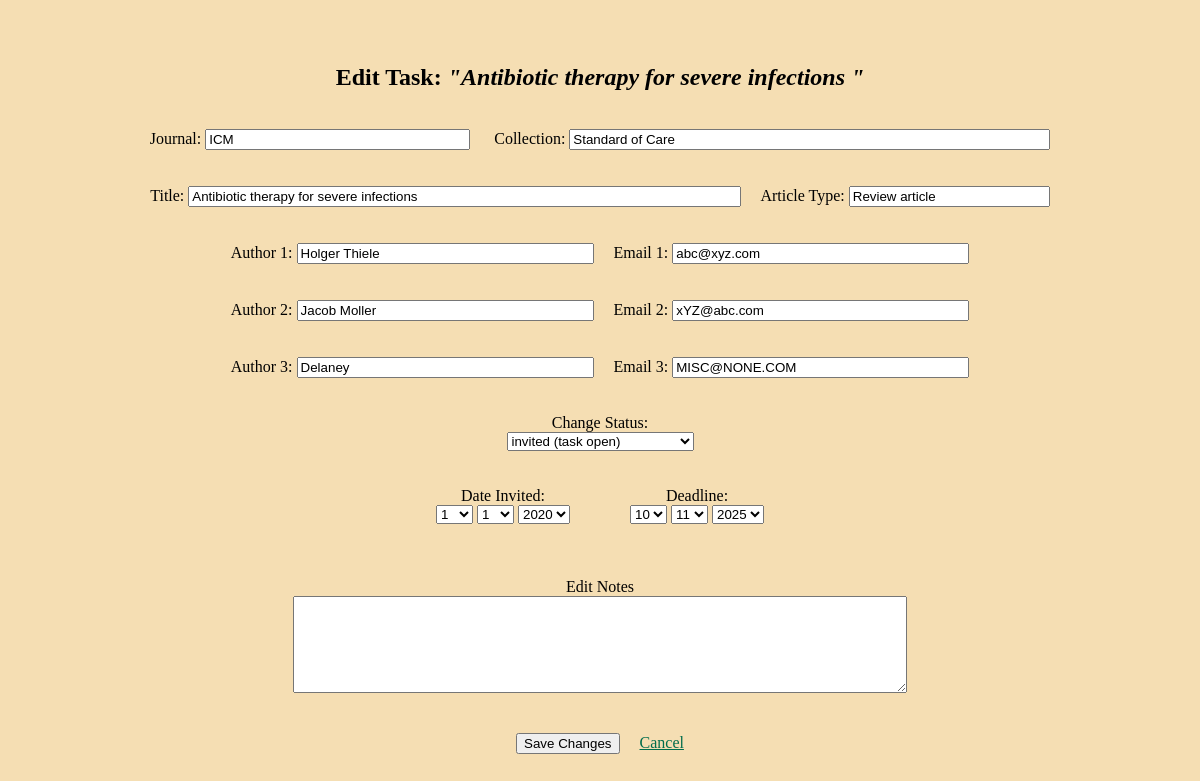
/edit-task/1, run on the app's committed database.
### app.py (models this page shows, shortened)
class Task(db.Model):
    id = db.Column(db.Integer, primary_key=True)
    journal = db.Column(db.String(100), nullable=False)
    collection = db.Column(db.String(50))
    type = db.Column(db.String(50))
    title = db.Column(db.String(120))
    deadline = db.Column(db.Date)
    author1 = db.Column(db.String(30))
    email1 = db.Column(db.String(30))
    author2 = db.Column(db.String(30))
    email2 = db.Column(db.String(30))
    author3 = db.Column(db.String(30))
    email3 = db.Column(db.String(30))
    date_invited = db.Column(db.Date)
    status = db.Column(db.String(30))
    last_change_in_notes = db.Column(db.Date)
    notes = db.Column(db.String(2500))

### app.py (the view, shortened to what this page needs)
@app.route('/edit-task/<int:task_id>', methods=['GET', 'POST'])
def edit_task(task_id):
    task = Task.query.get_or_404(task_id)
    current_year = datetime.now().year
    date_ranges = {
        'days': list(range(1, 32)),
        'months': list(range(1, 13)),
        'invited_years': list(range(current_year - 5, current_year + 1)),
        'deadline_years': list(range(current_year, current_year + 3))
    }
    default_date = datetime.now().date()
    date_invited = task.date_invited or default_date
    deadline = task.deadline or default_date
    return render_template('edit_task.html', task=task, date_invited=date_invited, deadline=deadline, **date_ranges)

### templates/edit_task.html (shortened to what this page needs)
{% extends 'base.html' %}
{% block body %}
<div class="content">
    <br><br>
    <h2>Edit Task: <i>"{{ task.title }}"</i></h2>
    <br>
    <form method="POST">
        <div>
            <label>Journal:</label>
            <input type="text" name="journal" maxlength="120" size='30' value="{{ task.journal }}" required>
            <label>Collection:</label>
            <input type="text" name="collection" maxlength="120" size='57' value="{{ task.collection }}" required>
            <br><br><br>
            <label>Title:</label>
            <input type="text" name="title" maxlength="120" size='66' value="{{ task.title }}" required>
            <label>Article Type:</label>
            <input type="text" name="type" maxlength="120" size='22' value="{{ task.type }}" required>
            <br><br><br>
            <label>Author 1:</label>
            <input type="text" name="author1" maxlength="60" size='34' value="{{ task.author1 }}" required>
            <label>Email 1:</label>
            <input type="text" name="email1" maxlength="60" size='34' value="{{ task.email1 }}" required>
            <br><br><br>
            <label>Author 2:</label>
            <input type="text" name="author2" maxlength="60" size='34' value="{{ task.author2 }}" required>
            <label>Email 2:</label>
            <input type="text" name="email2" maxlength="60" size='34' value="{{ task.email2 }}" required>
            <br><br><br>
            <label>Author 3:</label>
            <input type="text" name="author3" maxlength="60" size='34' value="{{ task.author3 }}" required>
            <label>Email 3:</label>
            <input type="text" name="email3" maxlength="60" size='34' value="{{ task.email3 }}" required>
        </div>
        <br><br>
        <label>Change Status:</label>
        <br>
        <select name="new_status">
            <option value="invited (task open)"
            {% if task.status == 'invited (task open)' %}selected{% endif %}>invited (task open)</option>
        </select>
        <br><br><br>
        <div class="flexbox-div">
        <div>
            <label>Date Invited:</label>
            <div>
                <select name="date_invited_day">
                    {% for day in days %}
                    <option value="{{ day }}" {% if day == date_invited.day %}selected{% endif %}>{{ day }}</option>
                    {% endfor %}
                </select>
                <select name="date_invited_month">
                    {% for month in months %}
                    <option value="{{ month }}" {% if month == date_invited.month %}selected{% endif %}>{{ month }}</option>
                    {% endfor %}
                </select>
                <select name="date_invited_year">
                    {% for year in invited_years %}
                    <option value="{{ year }}" {% if year == date_invited.year %}selected{% endif %}>{{ year }}</option>
                    {% endfor %}
                </select>
            </div>
        </div>
        <br>
        <div>
            <label>Deadline:</label>
            <div>
                <select name="deadline_day">
                    {% for day in days %}
                    <option value="{{ day }}" {% if day == deadline.day %}selected{% endif %}>{{ day }}</option>
                    {% endfor %}
                </select>
                <select name="deadline_month">
                    {% for month in months %}
                    <option value="{{ month }}" {% if month == deadline.month %}selected{% endif %}>{{ month }}</option>
                    {% endfor %}
                </select>
                <select name="deadline_year">
                    {% for year in deadline_years %}
                    <option value="{{ year }}" {% if year == deadline.year %}selected{% endif %}>{{ year }}</option>
                    {% endfor %}
                </select>
            </div>
        </div>
        </div>
        <br><br><br>
        <label>Edit Notes</label>
        <br>
        <textarea name="notes" maxlength="2500" rows="5" style="width:50%">{{ task.notes or '' }}</textarea>
        <br><br><br>
        <button type="submit">Save Changes</button>
        <a href="{{ url_for('index') }}" class="one">Cancel</a>
    </form>
</div>
{% endblock %}

### static/style.css (style rules this page uses)
body { background-color: wheat; }
.content { align-items: center; text-align: center; }
a.one:link { color: #006d4c; }
textarea { padding: 10px; }
.flexbox-div { display: flex; justify-content: center; column-gap: 30px; }

### data on the page
Task: title "Antibiotic therapy for severe infections", journal "ICM", collection "Standard of Care", type "Review article", author1 "Holger Thiele", email1 "abc@xyz.com", author2 "Jacob Moller", email2 "xYZ@abc.com", author3 "Delaney", email3 "MISC@NONE.COM", new_status "invited (task open)", date_invited_day "1", date_invited_month "1", date_invited_year "2020", deadline_day "10", deadline_month "11", deadline_year "2025"
